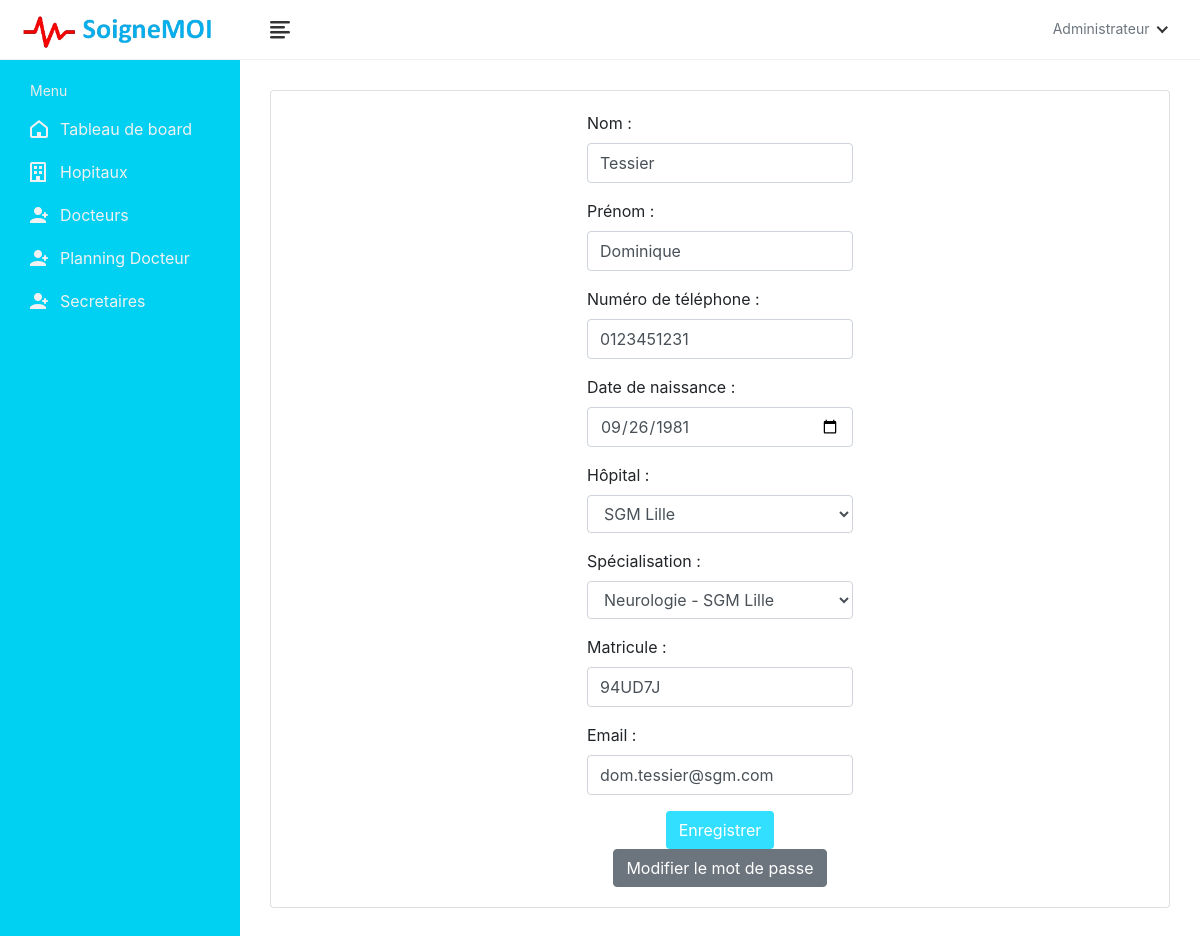
The page /edit-doctor/1/ (signed in) on the database its author committed.
### book/models.py (models this page shows, shortened)
class Doctor(models.Model):
    doctor_id = models.AutoField(primary_key=True)
    user = models.OneToOneField(User, on_delete=models.CASCADE, null=True, blank=True, related_name='profile')
    first_name = models.CharField(max_length=200, null=True)
    last_name = models.CharField(max_length=200, null=True)
    specialization = models.ForeignKey(Specialization, on_delete=models.SET_NULL, null=True, blank=True)
    phone_number = models.CharField(max_length=200, null=True, blank=True)
    date_of_birth = models.DateField(null=True, blank=True)
    reg_number = models.CharField(max_length=6, null=True, blank=True)
    hospital_name = models.ForeignKey(Hospital, on_delete=models.SET_NULL, null=True, blank=True)

class Specialization(models.Model):
    specialization_id = models.AutoField(primary_key=True)
    hospital = models.ForeignKey(Hospital, on_delete=models.CASCADE, null=True, blank=True)
    specialization_name = models.CharField(max_length=200, null=True, blank=True)
    def __str__(self):
        val1 = str(self.specialization_name)
        val2 = str(self.hospital)
        val3 = val1 + ' - ' + val2
        return str(val3)

class User(AbstractUser):
    username = None
    email = models.EmailField(_("email address"), unique=True)
    USERNAME_FIELD = "email"
    REQUIRED_FIELDS = []
    objects = UserManager()
    is_admin = models.BooleanField(default=False)
    is_patient = models.BooleanField(default=False)
    is_doctor = models.BooleanField(default=False)
    is_secretary = models.BooleanField(default=False)
    login_status = models.BooleanField(default=False)

### book/views.py (the view, shortened to what this page needs)
# urls.py: path('edit-doctor/<int:doctor_id>/', EditDoctorView.as_view(), name='edit-doctor'),
class EditDoctorView(LoginRequiredMixin, View):
    def get(self, request, doctor_id):
        doctor = get_object_or_404(Doctor, doctor_id=doctor_id)
        form = EditDoctorForm(instance=doctor)
        password_form = ChangePasswordForm(doctor.user)
        return render(request, 'book/administration/doctor/edit-doctor.html', {
            'form': form,
            'doctor': doctor,
            'password_form': password_form,
        })

### book/forms.py
class EditDoctorForm(forms.ModelForm):
    email = forms.EmailField(label='Email')
    class Meta:
        model = Doctor
        fields = ['last_name', 'first_name', 'phone_number', 'date_of_birth', 'hospital_name', 'specialization', 'reg_number', 'email']
        labels = {
            'last_name': 'Nom',
            'first_name': 'Prénom',
            'date_of_birth': 'Date de naissance',
            'phone_number': 'Numéro de téléphone',
            'hospital_name': 'Hôpital',
            'specialization': 'Spécialisation',
            'reg_number': 'Matricule',
        }
    def __init__(self, *args, **kwargs):
        super(EditDoctorForm, self).__init__(*args, **kwargs)
        instance = getattr(self, 'instance', None)
        if instance and instance.user:
            self.fields['email'].initial = instance.user.email
        for name, field in self.fields.items():
            field.widget.attrs.update({'class': 'form-control'})

class ChangePasswordForm(SetPasswordForm):
    class Meta:
        model = User
        fields = ['new_password1', 'new_password2']

### book/models.py (called while the page is built)
    def __str__(self):
        return str(self.name)

### templates/book/administration/doctor/edit-doctor.html (shortened to what this page needs)
{% extends 'book/administration/admin-base.html' %}
{% load static %}
{% block content %}
    <div class="main-wrapper">
        <div class="page-wrapper">
            <div class="content container-fluid center">
                <div class="row justify-content-center">
                    <div class="col-md-12">
                        <div class="card">
                            <div class="card-body">
                                <div class="row justify-content-center">
                                    <div class="col-md-4">
                                        <form method="post" novalidate>
                                            {% for field in form %}
                                                <div class="form-group">
                                                    {{ field.label_tag }}
                                                    {% if field.name == 'date_of_birth' %}
                                                        <input type="date" class="form-control" name="{{ field.name }}" value="{{ field.value|date:'Y-m-d' }}">
                                                    {% else %}
                                                        {{ field }}
                                                    {% endif %}
                                                </div>
                                            {% endfor %}
                                            <div class="text-center">
                                                <button type="submit" class="btn" style="background-color: #32DFFF; color: white;">Enregistrer</button>
                                                <a href="{% url 'change-doctor-password' doctor.doctor_id %}" class="btn btn-secondary">Modifier le mot de passe</a>
                                            </div>
                                        </form>
                                    </div>
                                </div>
                            </div>
                        </div>
                    </div>
                </div>
            </div>
        </div>
        </div>
{% endblock content %}

### static/SYSTEM/css/style.css (style rules this page uses)
html { height: 100%; }
body { background-color: #e6f2ff; color: #333; font-family: 'Mada', sans-serif; font-size: 1rem; height: 100%; line-height: 1.5; overflow-x: hidden; }
.form-control { border: 1px solid #ddd; box-shadow: none; color: #333; font-size: 15px; height: 40px; }
a { color: #0dd9f9; }
input, button, a { transition: all 0.4s ease; -moz-transition: all 0.4s ease; -o-transition: all 0.4s ease; -ms-transition: all 0.4s ease; -webkit-transition: all 0.4s ease; }
input, input:focus, button, button:focus { outline: none; }
input[type=text], input[type=password] { -webkit-appearance: none; -moz-appearance: none; appearance: none; }
.form-group { margin-bottom: 1.25rem; }
.card { border: 1px solid #f0f0f0; margin-bottom: 1.875rem; }
.card-body { padding: 1.5rem; }
.main-wrapper { width: 100%; height: 100vh; min-height: 100vh; }
.page-wrapper { margin-left: 240px; padding-top: 60px; position: relative; transition: all 0.4s ease; }
.page-wrapper > .content { padding: 1.875rem 1.875rem 0; }

### rows shown on the page
Doctor: form "Tessier" "Dominique" "0123451231" "SGM Lille" "94UD7J", date_of_birth "09/26/1981"
Specialization: form "Neurologie - SGM Lille"
User: form "dom.tessier@sgm.com"

### other values the page prints
{{ field.label_tag }} "Nom :" "Prénom :" "Numéro de téléphone :" "Date de naissance :" "Hôpital :" "Spécialisation :" "Matricule :" "Email :"
